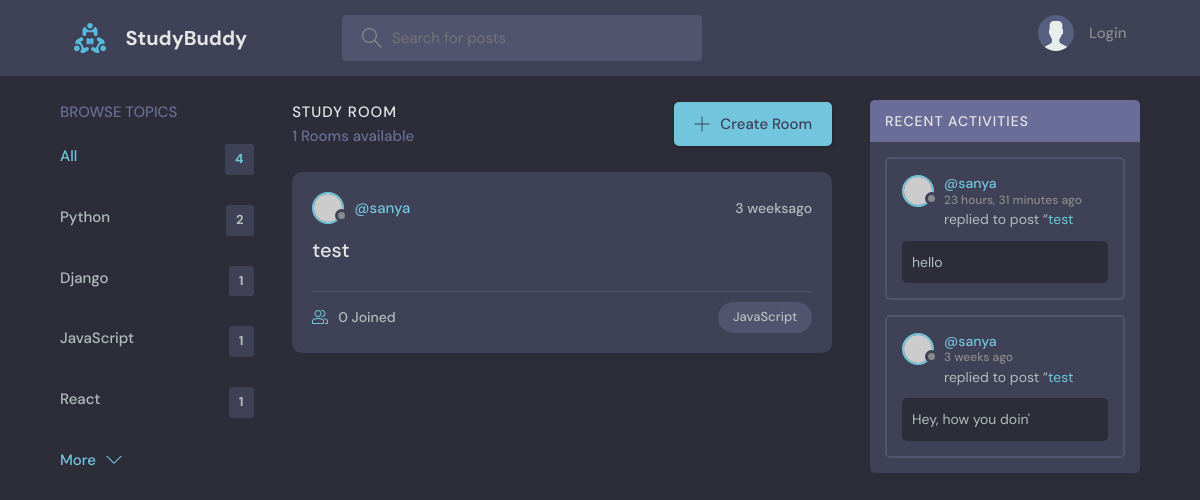
Screenshot of /?q=JavaScript with the database file from the repository.
### base/models.py (models this page shows, shortened)
class Topic(models.Model):
    name = models.CharField(max_length=200)

class Room(models.Model):
    host = models.ForeignKey(User,on_delete = models.SET_NULL,null = True)
    topic = models.ForeignKey(Topic,on_delete = models.SET_NULL,null = True)
    name = models.CharField(max_length=200)
    description = models.TextField(null=True,blank=True)
    participants = models.ManyToManyField(User,related_name='participants',blank=True)
    updated = models.DateTimeField(auto_now=True)
    created = models.DateTimeField(auto_now_add=True)
    class Meta:
        ordering = ['-updated','-created']
    def __str__(self):
        return self.name

class Message(models.Model):
    user = models.ForeignKey(User,on_delete=models.CASCADE)
    room = models.ForeignKey(Room,on_delete = models.CASCADE)
    body = models.TextField()
    updated = models.DateTimeField(auto_now=True)
    created = models.DateTimeField(auto_now_add=True)
    class Meta:
        ordering = ['-updated','-created']

### base/views.py (the view)
# urls.py: path('', views.index ,name="index"),
def index(request):
    q=request.GET.get('q') if request.GET.get('q') != None else ''
    rooms = Room.objects.filter(
        Q(topic__name__icontains=q) |
        Q(name__icontains=q) |
        Q(description__icontains=q)
    )
    topics = Topic.objects.all()
    room_count =rooms.count()
    room_messages = Message.objects.filter(Q(room__topic__name__icontains=q))
    context = {'rooms' : rooms, 'topics':topics, 'room_count':room_count,'room_messages':room_messages}
    return render(request, 'base/index.html' , context )

### base/templates/base/index.html (shortened to what this page needs)
{% extends 'main.html' %}
{% block content %}
<main class="layout layout--3">
  <div class="container">
    {% include 'base/topics_components.html' %}
    <div class="roomList">
      <div class="roomList__header">
        <div>
          <h2>Study Room</h2>
          <p>{{rooms.count}} Rooms available</p>
        </div>
        <a class="btn btn--main" href="{% url 'create-room' %}">
          <svg
            version="1.1"
            xmlns="http://www.w3.org/2000/svg"
            width="32"
            height="32"
            viewBox="0 0 32 32"
          >
            <title>add</title>
            <path
              d="M16.943 0.943h-1.885v14.115h-14.115v1.885h14.115v14.115h1.885v-14.115h14.115v-1.885h-14.115v-14.115z"
            ></path>
          </svg>
          Create Room
        </a>
      </div>
      {% include 'base/feed_component.html' %}
    </div>
    {% include 'base/activity_component.html' %}
  </div>
</main>
{% endblock %}

### base/templates/base/topics_components.html (shortened to what this page needs)
<div class="topics">
    <div class="topics__header">
      <h2>Browse Topics</h2>
    </div>
    <ul class="topics__list">
      <li>
        <a href="{% url 'index' %}" class="active">All <span>{{topics.count}}</span></a>
      </li>
      {%for topic in topics%}
      <li>
        <a href="{% url 'index' %}?q={{topic.name}}">{{topic.name}} <span>{{topic.room_set.all.count}}</span></a>
      </li>
      {% endfor %}
    </ul>
    <a class="btn btn--link" href="topics.html">
      More
      <svg
        version="1.1"
        xmlns="http://www.w3.org/2000/svg"
        width="32"
        height="32"
        viewBox="0 0 32 32"
      >
        <title>chevron-down</title>
        <path d="M16 21l-13-13h-3l16 16 16-16h-3l-13 13z"></path>
      </svg>
    </a>
  </div>

### base/templates/base/feed_component.html (shortened to what this page needs)
{% for room in rooms %}
<div class="roomListRoom">
  <div class="roomListRoom__header">
    <a href="{% url 'user-profile' room.host.id %}" class="roomListRoom__author">
      <div class="avatar avatar--small">
        <img src="https://randomuser.me/api/portraits/women/11.jpg" />
      </div>
      <span>@{{room.host.username}}</span>
    </a>
    <div class="roomListRoom__actions">
      <span>{{room.created|timesince}}ago</span>
    </div>
  </div>
  <div class="roomListRoom__content">
    <a href="{% url 'room' room.id %}">{{room.name}}</a>
  </div>
  <div class="roomListRoom__meta">
    <a href="{% url 'room' room.id %}" class="roomListRoom__joined">
      {{room.participants.all.count}} Joined
    </a>
    <p class="roomListRoom__topic">{{room.topic.name}}</p>
  </div>
</div>
{% endfor%}

### base/templates/base/activity_component.html (shortened to what this page needs)
<div class="activities">
    <div class="activities__header">
      <h2>Recent Activities</h2>
    </div>
    {% for message in room_messages %}
    <div class="activities__box">
      <div class="activities__boxHeader roomListRoom__header">
        <a href="{% url 'user-profile' message.user.id %}" class="roomListRoom__author">
          <div class="avatar avatar--small">
            <img src="https://randomuser.me/api/portraits/women/11.jpg" />
          </div>
          <p>
            @{{message.user}}
            <span>{{message.created|timesince}} ago</span>
          </p>
        </a>
      </div>
      <div class="activities__boxContent">
        <p>
          replied to post “<a href="{% url 'room' message.room.id %}">{{message.room}}</a
          >
        </p>
        <div class="activities__boxRoomContent">
         {{message.body}}
        </div>
      </div>
    </div>
    {% endfor %}
  </div>

### rows the page displays
Topic: name "Python", room_set.all.count "2"
Topic: name "Django", room_set.all.count "1"
Topic: name "JavaScript", room_set.all.count "1"
Topic: name "React", room_set.all.count "1"
Room: host.username "sanya", created "3 weeks", name "test", participants.all.count "0", topic.name "JavaScript"
Message: user "sanya", created "23 hours, 31 minutes", room "test", body "hello"
Message: user "sanya", created "3 weeks", room "test", body "Hey, how you doin'"

### other values shown
{{ topics.count }} "4"
{{ rooms.count }} "1"
